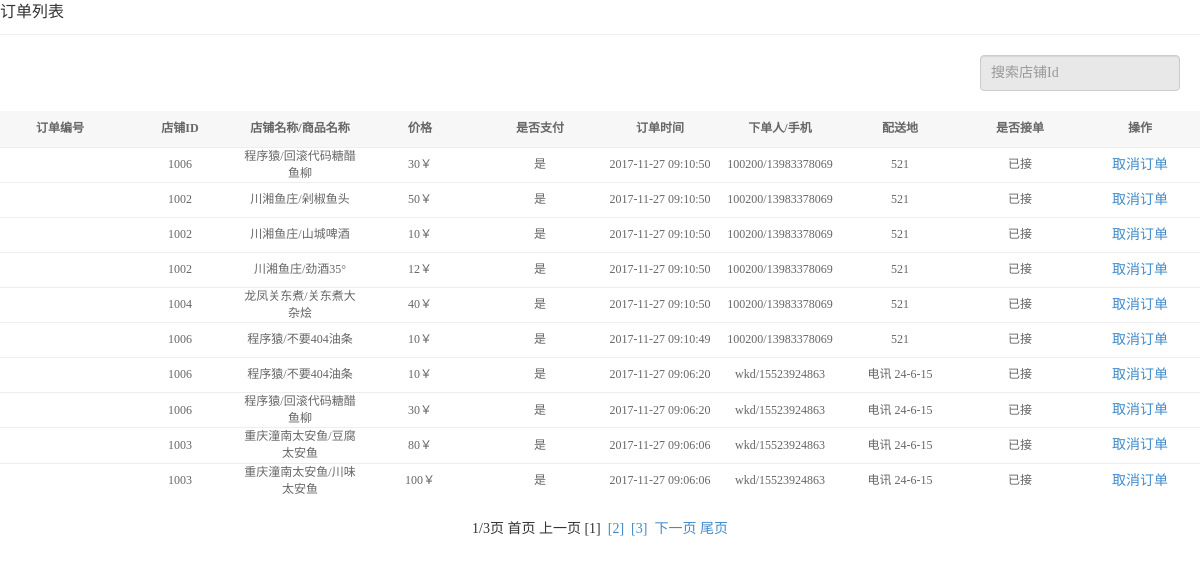
Page /admin/listOrder.php on the committed database.
### tables this page shows
CREATE TABLE `sbd_order`  (
  `id` int(8) NOT NULL AUTO_INCREMENT,
  `userHome` varchar(255) NULL DEFAULT NULL,
  `username` varchar(30) NULL DEFAULT NULL,
  `price` varchar(10) NULL DEFAULT NULL,
  `userPhone` varchar(13) NULL DEFAULT NULL,
  `pay` int(1) NULL DEFAULT NULL,
  `orderTime` varchar(13) NULL DEFAULT NULL,
  `shopId` varchar(9) NULL DEFAULT NULL,
  `shopName` varchar(20) NULL DEFAULT NULL,
  `receivedTime` varchar(13) NULL DEFAULT NULL,
  `received` int(1) NULL DEFAULT NULL,
  `proName` varchar(20) NULL DEFAULT NULL,
  PRIMARY KEY (`id`) USING BTREE
);

### lib/mysql.func.php (called while the page is built, shortened)
<?php
function connect(){
  $dsn = 'mysql:host='.DB_HOST.';dbname='.DB_DBNAME.';charset='.DB_CHARSET;
  try{
    $pdo = new PDO($dsn, DB_USER, DB_PWD);
    $pdo->query("SET NAMES utf8");
  }catch(PDOException $e){
    exit('PDO连接数据库失败：'.$e->getMessage());
  }
  return $pdo;
}
function fetchAll($sql){
	$pdo = connect();
	$stmt = $pdo->query($sql);
  $data = $stmt->fetchAll(PDO::FETCH_ASSOC);
	return $data;
}
function getResultNum($sql){
	$pdo=connect();
	$num=0;
	$stmt = $pdo->query($sql)->fetchAll(PDO::FETCH_ASSOC);
	if($stmt){
		$num=count($stmt);
	}
	return $num;
}

### admin/listOrder.php (the view, shortened to what this page needs)
<?php
$orderBy="order by orderTime desc ";
$shopId=$_GET['shopId'];
$where=$shopId?"where shopId='{$shopId}'":null;
$sql="select * from sbd_order {$where} ";
$totalRows=getResultNum($sql);
$pageSize=10;
$totalPage=ceil($totalRows/$pageSize);
$page=$_REQUEST['page']?(int)$_REQUEST['page']:1;
$offset=($page-1)*$pageSize;
$sql="select * from sbd_order {$where} {$orderBy} limit {$offset},{$pageSize}";
$rows=fetchAll($sql);
?>
<!doctype html>
<html>
<head>
<link rel="stylesheet" href="styles/reset.css">
<link rel="stylesheet" href="styles/bootstrap-admin.css">
<link rel="stylesheet" href="styles/backstage.css">
</head>
<body>
<span class="main-title">订单列表</span>
<div class="details">
  <div class="details_operation clearfix">
      <div class="fr">
          <div class="text">
              <span>
              <input type="text" value="" placeholder="搜索店铺Id" class="search form-control"  id="searchShopId" onkeypress="searchShopId()" >
              </span>
          </div>
      </div>
  </div>
  <table class="table  table-hover">
      <thead>
          <tr>
              <th width="10%">订单编号</th>
              <th width="10%">店铺ID</th>
              <th width="10%">店铺名称/商品名称</th>
              <th width="10%">价格</th>
              <th width="10%">是否支付</th>
              <th width="10%">订单时间</th>
              <th width="10%">下单人/手机</th>
              <th width="10%">配送地</th>
              <th width="10%">是否接单</th>
              <th width="10%">操作</th>
          </tr>
      </thead>
      <tbody>
      <?php foreach($rows as $row):?>
          <tr align="center">
              <td><?php echo $row['orderId'];?></td>
              <td><?php echo $row['shopId'];?></td>
              <td><?php echo $row['shopName']."/".$row['proName'];?></td>
              <td><?php echo $row['price']."￥";?></td>
              <td><?php echo $row['pay']==1?"是":"否";?></td>
              <td><?php echo date("Y-m-d H:i:s",$row['orderTime']);?></td>
              <td><?php echo $row['username']."/".$row['userPhone'];?></td>
              <td><?php echo $row['userHome'];?></td>
              <td><?php echo $row['received']==1?"已接":"未接";?></td>
              <td align="center"><?php echo $row['received']==1?"<a class='btn btn-link' href='doAdminAction.php?act=cancelOrder&orderId={$row['orderId']}'>取消订单</a>":"<a class='btn btn-link' href='doAdminAction.php?act=takeOrder&orderId={$row['orderId']}'>接单</a>";?>
              </td>
          </tr>
         <?php  endforeach;?>
      </tbody>
  </table>
  <?php if($totalRows>$pageSize):?>
           <?php echo showPage($page, $totalPage,"keywords={$keywords}&order={$order}&shopId={$shopId}");?>
  <?php endif;?>
                </div>
</body>
</html>

### admin/styles/backstage.css (style rules this page uses)
* { margin: 0;padding: 0; }
input,select,textarea { outline: none;border: none; background: none; }
input { height:36px;line-height:36px; }
input[type="text"],input[type="password"],select { width:100%;height:36px;padding:0 10px; }
a,a:hover { text-decoration: none; }
.clearfix:after , .clearfix:before { content: ""; display: table; }
.clearfix:after { clear: both; }
.clearfix { zoom:1; }
.fr { float: right; }
body { font-family: Microsoft Yahei; font-size: 14px; line-height: 1.5; min-width: 1000px; }
.main-title { width:100%;display:block;margin-bottom: 20px;padding-bottom: 10px;border-bottom: 1px #eee solid;font-size: 16px;color:#333; }
.details_operation { margin-bottom: 20px; }
.details { width:100%; font-family: "微软雅黑"; }
.text { float: left; padding-right: 10px; display: inline; }
.text span { line-height: 42px; font-size: 14px; float:left; margin-right: 10px; }
.search { width: 140px; height: 30px; line-height: 30px\9; background-color: #E8E8E8; padding: 0 8px; }
.table { font-size:12px;color:#666; }
.table th { font-weight:700;background-color: #f7f7f7;height:36px; }
.table thead { border:none; }
.table td { vertical-align: middle; }

### rows in the picture
sbd_order: shopId "1006", shopName "程序猿", proName "回滚代码糖醋鱼柳", price "30", pay "是", orderTime "2017-11-27 09:10:50", username "100200", userPhone "13983378069", userHome "521", received "已接"
sbd_order: shopId "1002", shopName "川湘鱼庄", proName "剁椒鱼头", price "50", pay "是", orderTime "2017-11-27 09:10:50", username "100200", userPhone "13983378069", userHome "521", received "已接"
sbd_order: shopId "1002", shopName "川湘鱼庄", proName "山城啤酒", price "10", pay "是", orderTime "2017-11-27 09:10:50", username "100200", userPhone "13983378069", userHome "521", received "已接"
sbd_order: shopId "1002", shopName "川湘鱼庄", proName "劲酒35°", price "12", pay "是", orderTime "2017-11-27 09:10:50", username "100200", userPhone "13983378069", userHome "521", received "已接"
sbd_order: shopId "1004", shopName "龙凤关东煮", proName "关东煮大杂烩", price "40", pay "是", orderTime "2017-11-27 09:10:50", username "100200", userPhone "13983378069", userHome "521", received "已接"
sbd_order: shopId "1006", shopName "程序猿", proName "不要404油条", price "10", pay "是", orderTime "2017-11-27 09:10:49", username "100200", userPhone "13983378069", userHome "521", received "已接"
sbd_order: shopId "1006", shopName "程序猿", proName "不要404油条", price "10", pay "是", orderTime "2017-11-27 09:06:20", username "wkd", userPhone "15523924863", userHome "电讯 24-6-15", received "已接"
sbd_order: shopId "1006", shopName "程序猿", proName "回滚代码糖醋鱼柳", price "30", pay "是", orderTime "2017-11-27 09:06:20", username "wkd", userPhone "15523924863", userHome "电讯 24-6-15", received "已接"
sbd_order: shopId "1003", shopName "重庆潼南太安鱼", proName "豆腐太安鱼", price "80", pay "是", orderTime "2017-11-27 09:06:06", username "wkd", userPhone "15523924863", userHome "电讯 24-6-15", received "已接"
sbd_order: shopId "1003", shopName "重庆潼南太安鱼", proName "川味太安鱼", price "100", pay "是", orderTime "2017-11-27 09:06:06", username "wkd", userPhone "15523924863", userHome "电讯 24-6-15", received "已接"

### other values in the picture
$str "1/3页"
